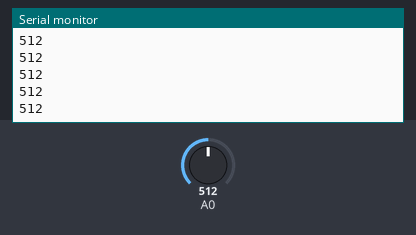
The sketch below on a simulated ESP8266 (NodeMCU). Parts: the last lines printed to the serial monitor. The test bench sets the inputs (shaded band); at power-on: A0 = 512. WiFi joins after 1.5 s; servers stay silent unless stated.

Above: at 2.7 s.
2.8 s: A0 set to 716
At 3.06 s:
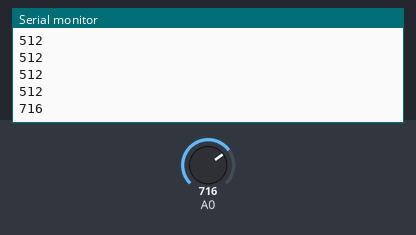
4.3 s: A0 set to 900
At 4.46 s:
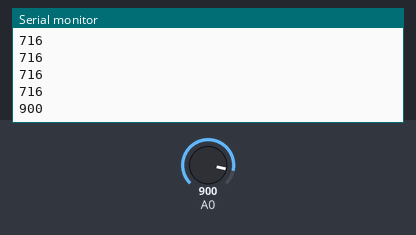
Timing chart, 0 to 7.3 s (numbered marks = the images above; inputs shaded):
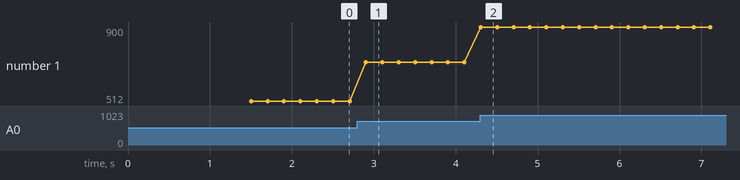

Measured:
- after the input at 2.8 s, the serial monitor: prints a new line after 0.10 s (image 1)
- after the input at 4.3 s, the serial monitor: prints a new line at once (image 2)
- plotted number 1: 512 → 716 after the input at 2.8 s, 716 → 900 after the input at 4.3 s

The sketch:

ECG.ino
```cpp
#include <ESP8266WiFi.h>

#include <FirebaseArduino.h>


#define FIREBASE_HOST "https://heart-sensor-dd22c.firebaseio.com/"
#define FIREBASE_AUTH "OPOWcKbzyxTWU4qqXbrvQZSkSeqGyOSgKjfh7xtU"
#define WIFI_SSID "Anirudh Ramdas"
#define WIFI_PASSWORD "masteranirudh"

void setup()
{
  pinMode(D7,INPUT);
  pinMode(D8,INPUT);
  pinMode(A0,INPUT);
  Serial.begin(112500);

  WiFi.begin(WIFI_SSID, WIFI_PASSWORD);
  Serial.print("connecting");
  while (WiFi.status() != WL_CONNECTED) {
    Serial.print(".");
    delay(500);
  }
  Serial.println();
  Serial.print("connected: ");
  Serial.println(WiFi.localIP());

  Firebase.begin(FIREBASE_HOST, FIREBASE_AUTH);


}

void loop() {

  int data = analogRead(A0);
  Serial.println(data);
  delay(50);

   Firebase.setFloat("data", data);
  // handle error
  if (Firebase.failed()) {
      Serial.print("setting /number failed:");
      Serial.println(Firebase.error());
      return;
  }

}
```
